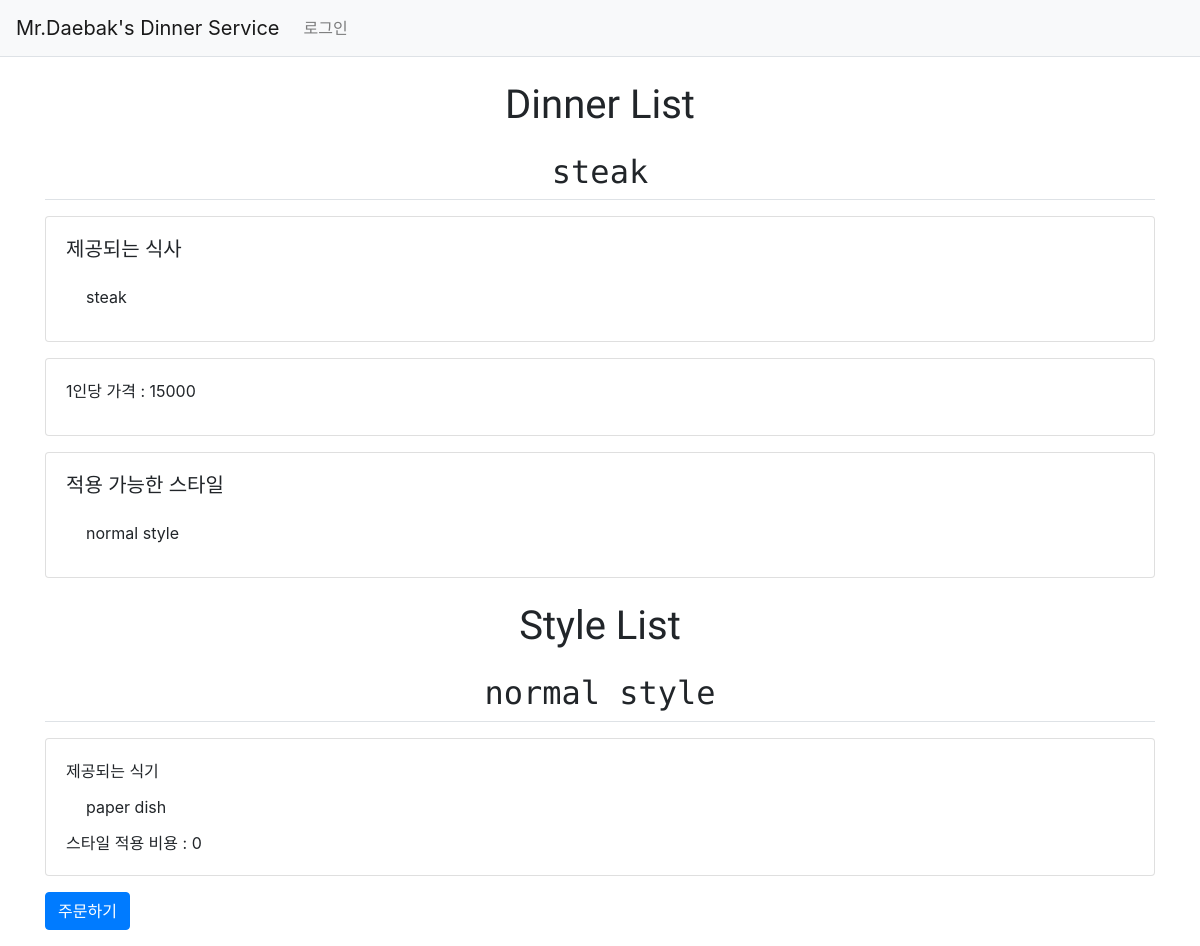
The page / on the database its author committed.
### myorder/models.py (models this page shows, shortened)
class Dinner(models.Model):
    dinnername = models.TextField()
    dishes = models.ManyToManyField('Dish')
    appliablestyle = models.ManyToManyField('Style')
    price = models.IntegerField()

class Dish(models.Model):
    dishname = models.TextField()
    dishtype = models.TextField()
    stock = models.IntegerField()

class Style(models.Model):
    stylename = models.TextField()
    tablewares = models.ManyToManyField('Tableware')
    price = models.IntegerField()

class Tableware(models.Model):
    tablewarename = models.TextField()
    tablewaretype = models.TextField()
    stock = models.IntegerField()

### myorder/views.py (the view)
# urls.py: path('', views.index, name='index'),  # '/' 에 해당되는 path
def index(request):
    dinner_list = Dinner.objects.order_by('dinnername')
    style_list = Style.objects.order_by('stylename')
    context = {'dinner_list': dinner_list, 'style_list': style_list}
    return render(request, 'myorder/dinner_style_list.html', context)

### templates/myorder/dinner_style_list.html
{% extends 'base.html' %}
{% block content %}
{% if dinner_list %}
<div class="container my-3">
    <h1 class="py-2 text-center">Dinner List</h1>
    {% for dinner in dinner_list %}
    <h2 class="border-bottom py-2 text-center">{{ dinner.dinnername }}</h2>
    <div class="card my-3">
        <div class="card-body">
            <h5 class="card-title">제공되는 식사</h5>
            <ul class="list-group list-group-flush">
                {% for dish in dinner.dishes.all %}
                <li class="list-group-item">{{ dish.dishname }}</li>
                {% endfor %}
            </ul>
        </div>
    </div>
    <div class="card my-3">
        <div class="card-body">
            <div class="card-title" style="white-space: pre-line;">1인당 가격 : {{ dinner.price }}</div>
        </div>
    </div>
    <div class="card my-3">
        <div class="card-body">
            <h5 class="card-title">적용 가능한 스타일</h5>
            <ul class="list-group list-group-flush">
                {% for style in dinner.appliablestyle.all %}
                <li class="list-group-item">{{ style.stylename }}</li>
                {% endfor %}
            </ul>
        </div>
    </div>
    {% endfor %}
</div>
{% else %}
    <div class="card my-3">
        <div class="card-body">
            <div class="card-text" style="white-space: pre-line;">디너 준비중입니다.</div>
        </div>
    </div>
{% endif %}
{% if style_list %}
<div class="container my-3">
    <h1 class="py-2 text-center">Style List</h1>
    {% for style in style_list %}
    <h2 class="border-bottom py-2 text-center">{{ style.stylename }}</h2>
    <div class="card my-3">
        <div class="card-body">
            <div class="card-text" style="white-space: pre-line;">제공되는 식기</div>
            <ul class="list-group list-group-flush">
                {% for tableware in style.tablewares.all %}
                <li class="list-group-item">{{ tableware.tablewarename }}</li>
                {% endfor %}
            </ul>
            <div class="card-text" style="white-space: pre-line;">스타일 적용 비용 : {{ style.price }}</div>
        </div>
    </div>
    {% endfor %}
    <a href="{% url 'myorder:order_create' %}" class="btn btn-primary" {% if not user.is_authenticated %}disabled{% endif %} >주문하기</a>
</div>
{% else %}
    <div class="card my-3">
        <div class="card-body">
            <div class="card-text" style="white-space: pre-line;">스타일 준비중입니다.</div>
        </div>
    </div>
{% endif %}
{% endblock %}

### templates/base.html (style rules this page uses)
h1 { font-family: "Sansita Swashed" }
h2 { font-family: "Major Mono Display" }

### rows shown on the page
Dinner: dinnername "steak", price "15000"
Dish: dishname "steak"
Style: stylename "normal style", price "0"
Tableware: tablewarename "paper dish"
